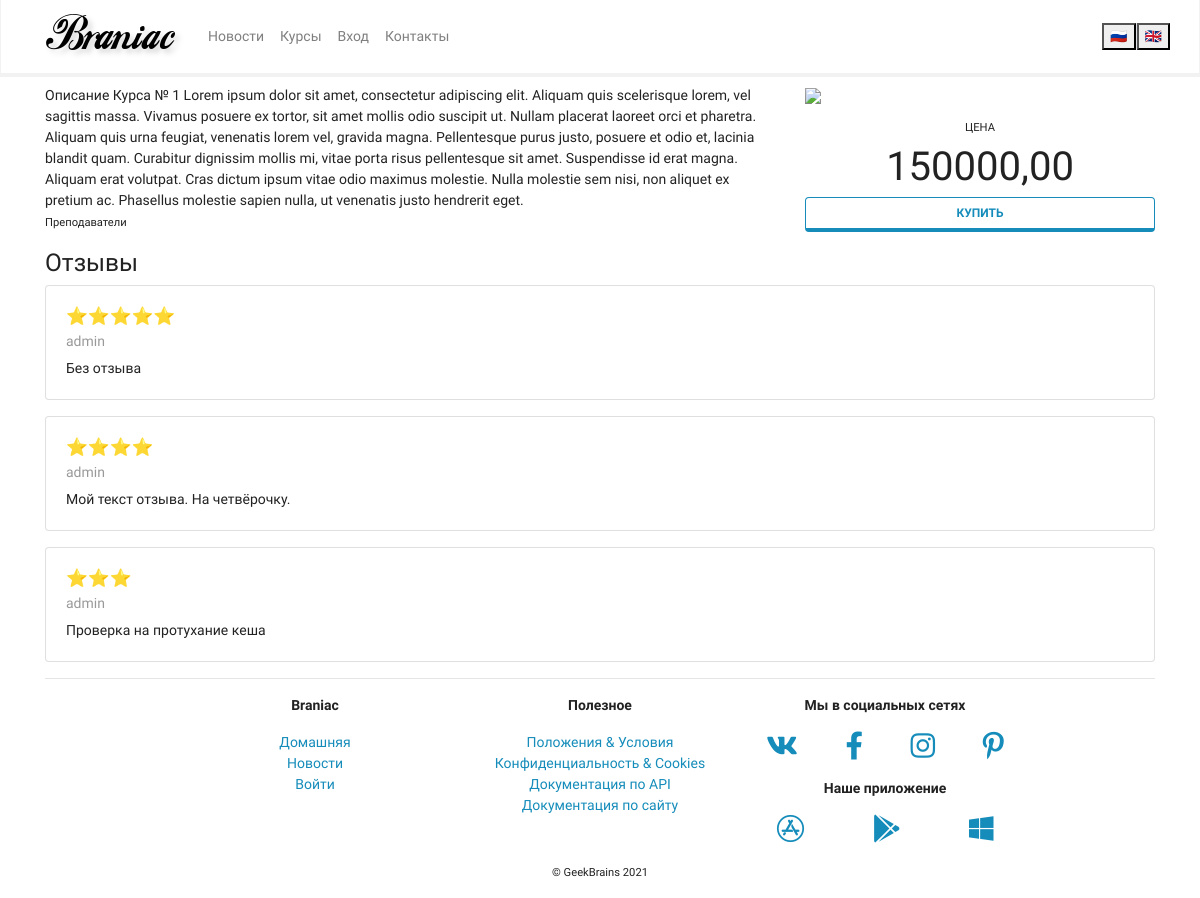
/mainapp/courses/1/detail/, run on an earlier commit of the app's database.
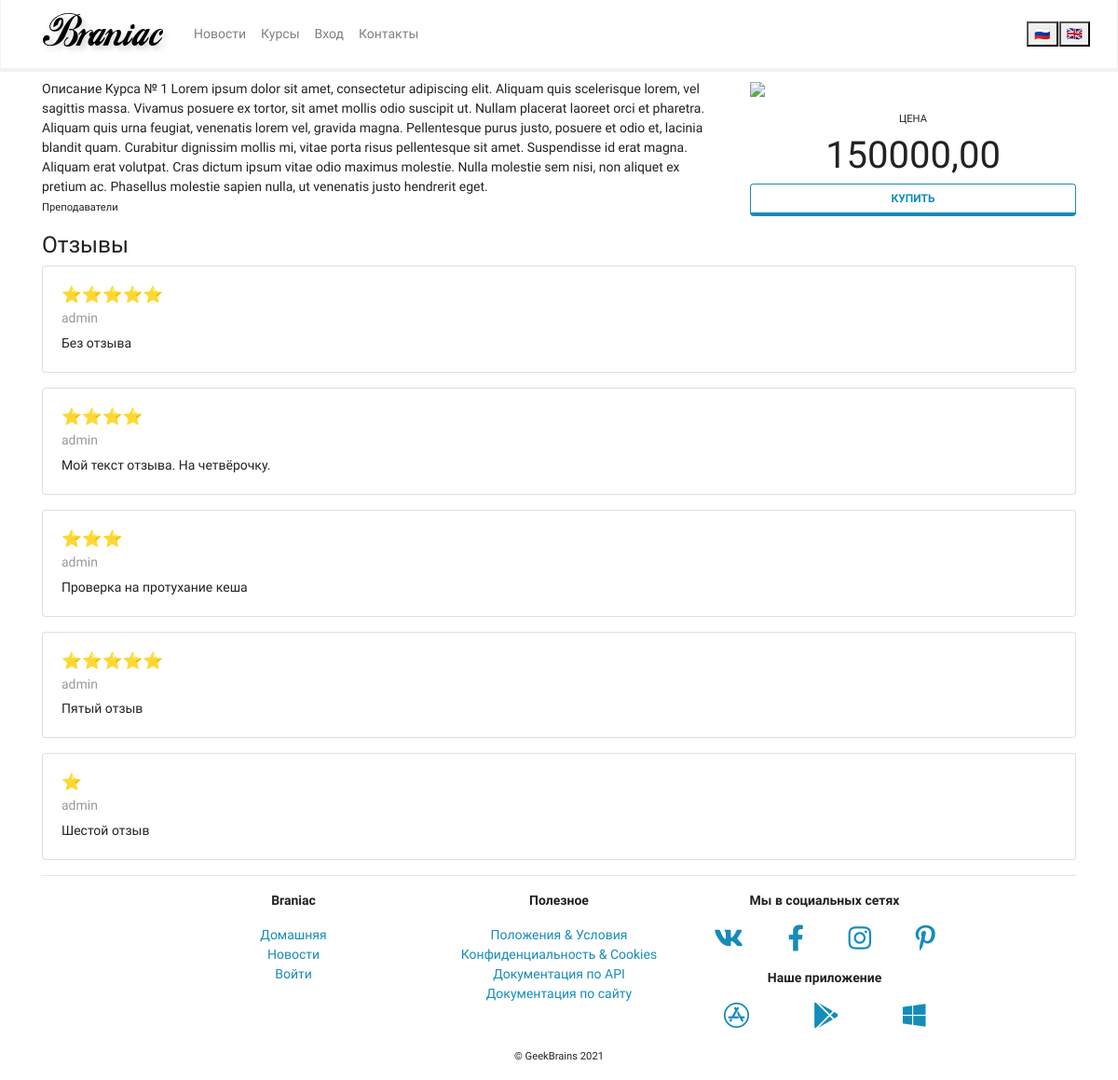
And on a later commit of the database.
### mainapp/models.py (models this page shows, shortened)
class CourseFeedback(models.Model):
    RATINGS = (
        (5, '⭐⭐⭐⭐⭐'),
        (4, '⭐⭐⭐⭐'),
        (3, '⭐⭐⭐'),
        (2, '⭐⭐'),
        (1, '⭐'),
    )
    course = models.ForeignKey(Course, on_delete=models.CASCADE, verbose_name='Курс')
    user = models.ForeignKey(settings.AUTH_USER_MODEL, on_delete=models.CASCADE, verbose_name='Пользователь')
    rating = models.SmallIntegerField(choices=RATINGS, default=5, verbose_name='Рейтинг')
    feedback = models.TextField(verbose_name='Отзыв', default='Без отзыва')
    class Meta:
        verbose_name = 'отзыв'
        verbose_name_plural = 'отзывы'

### authapp/models.py (models this page shows)
class User(AbstractUser):
    email = models.EmailField(blank=True, verbose_name=_('email'), unique=True)
    age = models.PositiveSmallIntegerField(verbose_name=_('age'), **NULLABLE)
    avatar = models.ImageField(upload_to='users', **NULLABLE, verbose_name=_('avatar'))
    class Meta:
        verbose_name = 'пользователь'
        verbose_name_plural = 'пользователи'

### mainapp/views.py (the view)
# urls.py: path('courses/<int:pk>/detail/', views.CourseDetailView.as_view(), name='courses_detail'),
class CourseDetailView(TemplateView):
    template_name = 'mainapp/courses_detail.html'
    def get_context_data(self, **kwargs):
        context_data = super().get_context_data(**kwargs)
        context_data['course_object'] = get_object_or_404(Course, pk=self.kwargs.get('pk'))
        context_data['lessons'] = Lesson.objects.filter(course=context_data['course_object'])
        context_data['teachers'] = CourseTeacher.objects.filter(courses=context_data['course_object'])
        feedback_list_key = f'course_feedback_{context_data["course_object"].pk}'
        cached_feedback_list = cache.get(feedback_list_key)  # тут уникальный
        if cached_feedback_list is None:  # если пусто, то:
            context_data['feedback_list'] = CourseFeedback.objects.filter(course=context_data['course_object'])  # из БД
            cache.set(feedback_list_key, context_data['feedback_list'], timeout=300)  # timeout - время жизни кеша
        else:
            context_data['feedback_list'] = cached_feedback_list
        if self.request.user.is_authenticated:
            context_data['feedback_form'] = CourseFeedbackForm(
                course=context_data['course_object'],
                user=self.request.user
            )
        return context_data

### mainapp/context_processor.py (called while the page is built)
def my_context_processor(request):  # request - поступающий запрос
    return {
        'foo': ' город'  # на нужную страницу добавляем {{ foo }} и там отобразится ' город'
    }

### mainapp/templates/mainapp/courses_detail.html (shortened to what this page needs)
{% extends 'mainapp/base.html' %}
{% load static crispy_forms_tags %}
{% block content %}
    <div class="row justify-content-center">
        <div class="col-sm-12 col-md-6 col-lg-8 order-2 order-md-1">
            <div class="row h-100">
                <div class="col-12">
                    {% if course_object.description_as_markdown %}
                    {{ course_object.description }}
                    {% else %}
                    {{ course_object.description }}
                    {% endif %}
                </div>
                <div class="col-12 align-self-end">
                    <p>
                        <small>Преподаватели</small><br>
                    </p>
                </div>
            </div>
        </div>
        <div class="col-sm-12 col-md-6 col-lg-4 order-1 order-md-2">
            <div class="row h-100">
                <div class="col-12 align-self-start">
                    <img class="w-100" src="{% static course_object.cover %}">
                </div>
                <div class="col-12 align-self-end d-none d-md-block">
                    <p class="text-center mt-2">
                        <small class="text-uppercase">цена</small><br>
                        <span style="font-size: 30pt;">
    {{ course_object.cost}}
    </span><br>
                        <a href="#" class="btn btn-outline-primary btn-block"
                           role="button">Купить</a>
                    </p>
                </div>
            </div>
        </div>
    </div>
    <h3>Отзывы</h3>
    <div id="feedback_list">
        {% if feedback_list %}
        {% for item in feedback_list %}
        {% include 'mainapp/includes/feedback_card.html' %}
        {% endfor %}
        {% else %}
        <p>
            Отзывов ещё нет. Будьте первым!
        </p>
        {% endif %}
    </div>
{% endblock content %}

### mainapp/templates/mainapp/includes/feedback_card.html
<div class="card mb-3">
    <div class="card-body">
        <h5 class="card-title">{{ item.get_rating_display }}</h5>
        <h6 class="card-subtitle mb-2 text-muted">{{ item.user }}</h6>
        <p class="card-text">
            {{ item.feedback }}
        </p>
    </div>
</div>

What changed in the data, as far as the page shows it:
added CourseFeedback: rating "⭐⭐⭐⭐⭐", user "admin", feedback "Пятый отзыв"
added CourseFeedback: rating "⭐", user "admin", feedback "Шестой отзыв"
